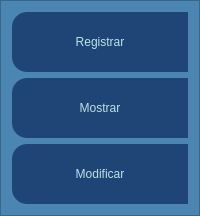
                     <widget class="QFrame" name="frame_8">
                      <property name="minimumSize">
                       <size>
                        <width>200</width>
                        <height>0</height>
                       </size>
                      </property>
                      <property name="maximumSize">
                       <size>
                        <width>200</width>
                        <height>16777215</height>
                       </size>
                      </property>
                      <property name="styleSheet">
                       <string notr="true">
QFrame{
background-color: rgb(75,134,178);
}
QPushButton{
border-top-left-radius: 15px;
border-bottom-left-radius: 15px;
background-color: rgb(255, 255, 255);
color: rgb(19, 27, 56);
font: 15pt&quot;Kristen ITC&quot;;
}
QPushButton:hover{
background-color: white;
border-top-left-radius: 15px;
border-bottom-left-radius: 15px;
color: rgb(19, 27, 56);
font: 77 15pt &quot;Arial Black&quot;;
}</string>
                      </property>
                      <property name="frameShape">
                       <enum>QFrame::StyledPanel</enum>
                      </property>
                      <property name="frameShadow">
                       <enum>QFrame::Raised</enum>
                      </property>
                      <layout class="QHBoxLayout" name="horizontalLayout_19">
                       <item>
                        <layout class="QVBoxLayout" name="verticalLayout_26">
                         <item>
                          <widget class="QPushButton" name="pushButton_6">
                           <property name="minimumSize">
                            <size>
                             <width>0</width>
                             <height>60</height>
                            </size>
                           </property>
                           <property name="maximumSize">
                            <size>
                             <width>16777215</width>
                             <height>60</height>
                            </size>
                           </property>
                           <property name="styleSheet">
                            <string notr="true">background-color: rgb(31, 69,118);
color: rgb(188,225,231);

font: 15pt&quot;Kristen ITC&quot;;</string>
                           </property>
                           <property name="text">
                            <string>Registrar</string>
                           </property>
                           <property name="icon">
                            <iconset>
                             <normaloff>gestion-de-proyectos.png</normaloff>gestion-de-proyectos.png</iconset>
                           </property>
                           <property name="iconSize">
                            <size>
                             <width>40</width>
                             <height>40</height>
                            </size>
                           </property>
                          </widget>
                         </item>
                         <item>
                          <widget class="QPushButton" name="pushButton_7">
                           <property name="minimumSize">
                            <size>
                             <width>0</width>
                             <height>60</height>
                            </size>
                           </property>
                           <property name="maximumSize">
                            <size>
                             <width>16777215</width>
                             <height>60</height>
                            </size>
                           </property>
                           <property name="styleSheet">
                            <string notr="true">background-color: rgb(31, 69,118);
color: rgb(188,225,231);

font: 15pt&quot;Kristen ITC&quot;;</string>
                           </property>
                           <property name="text">
                            <string>Mostrar</string>
                           </property>
                           <property name="icon">
                            <iconset>
                             <normaloff>administracion de usuarios.png</normaloff>administracion de usuarios.png</iconset>
                           </property>
                           <property name="iconSize">
                            <size>
                             <width>40</width>
                             <height>40</height>
                            </size>
                           </property>
                          </widget>
                         </item>
                         <item>
                          <widget class="QPushButton" name="pushButton_8">
                           <property name="minimumSize">
                            <size>
                             <width>0</width>
                             <height>60</height>
                            </size>
                           </property>
                           <property name="maximumSize">
                            <size>
                             <width>16777215</width>
                             <height>60</height>
                            </size>
                           </property>
                           <property name="styleSheet">
                            <string notr="true">background-color: rgb(31, 69,118);
color: rgb(188,225,231);

font: 15pt&quot;Kristen ITC&quot;;</string>
                           </property>
                           <property name="text">
                            <string>Modificar</string>
                           </property>
                          </widget>
                         </item>
                        </layout>
                       </item>
                      </layout>
                     </widget>
